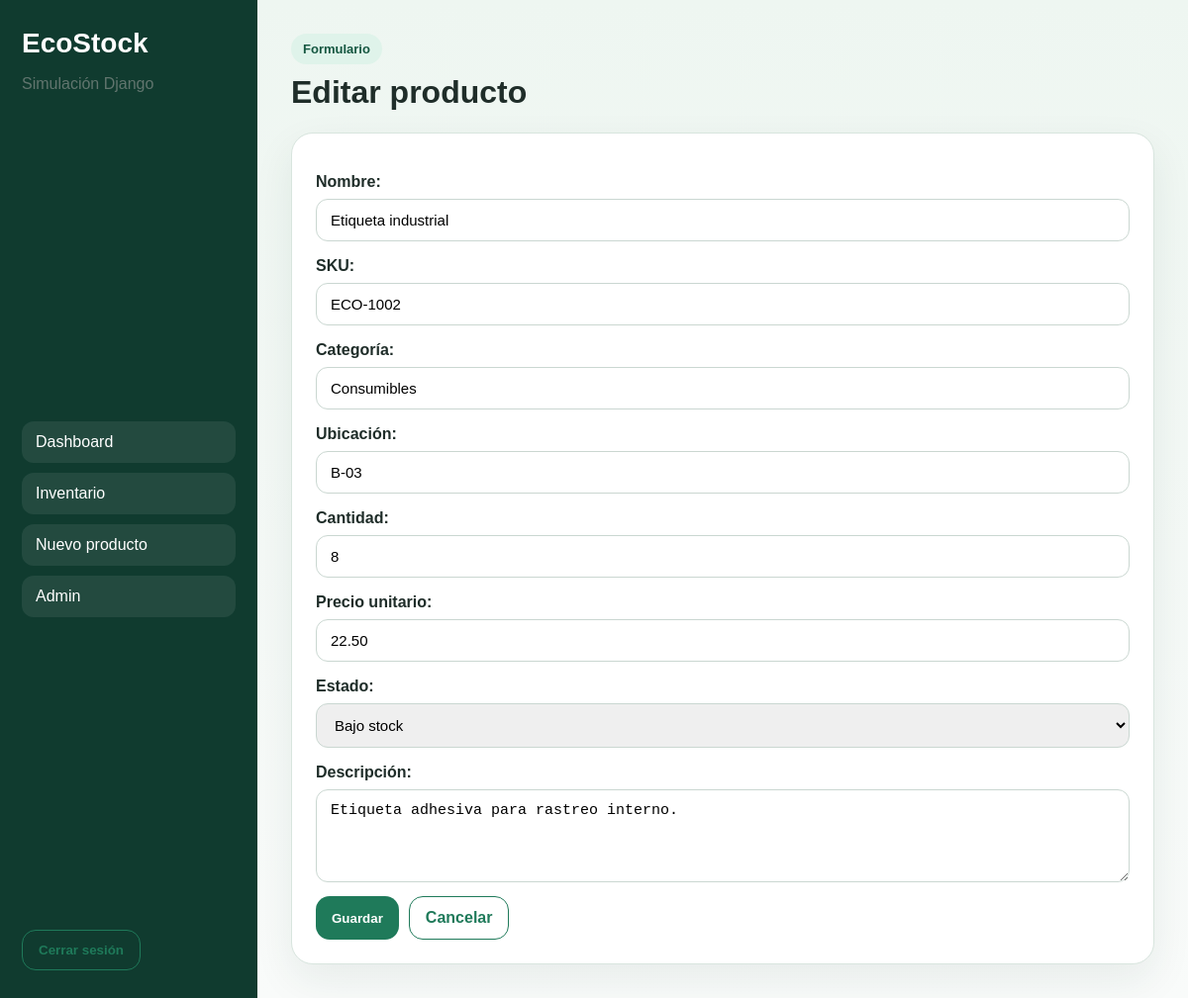
The page /productos/2/editar/ (signed in) on the database its author committed.
### inventory/models.py (models this page shows, shortened)
class Product(models.Model):
    STATUS_CHOICES = [
        ("Disponible", "Disponible"),
        ("Bajo stock", "Bajo stock"),
        ("Agotado", "Agotado"),
    ]
    name = models.CharField("Nombre", max_length=120)
    sku = models.CharField("SKU", max_length=30, unique=True)
    category = models.CharField("Categoría", max_length=60)
    location = models.CharField("Ubicación", max_length=80)
    quantity = models.PositiveIntegerField("Cantidad", default=0)
    unit_price = models.DecimalField("Precio unitario", max_digits=10, decimal_places=2, default=0)
    status = models.CharField("Estado", max_length=20, choices=STATUS_CHOICES, default="Disponible")
    description = models.TextField("Descripción", blank=True)
    created_at = models.DateTimeField("Creado", auto_now_add=True)
    updated_at = models.DateTimeField("Actualizado", auto_now=True)
    class Meta:
        ordering = ["name"]
        verbose_name = "Producto"
        verbose_name_plural = "Productos"

### inventory/views.py (the view)
# urls.py: path("productos/<int:pk>/editar/", product_update, name="product_update"),
@login_required
def product_update(request, pk):
    product = get_object_or_404(Product, pk=pk)
    form = ProductForm(request.POST or None, instance=product)
    if request.method == "POST" and form.is_valid():
        form.save()
        messages.success(request, "Producto actualizado correctamente.")
        return redirect("product_list")
    return render(request, "inventory/product_form.html", {"form": form, "title": "Editar producto", "product": product})

### inventory/forms.py
class ProductForm(forms.ModelForm):
    class Meta:
        model = Product
        fields = [
            "name",
            "sku",
            "category",
            "location",
            "quantity",
            "unit_price",
            "status",
            "description",
        ]
        widgets = {
            "description": forms.Textarea(attrs={"rows": 4}),
        }

### templates/inventory/product_form.html (shortened to what this page needs)
{% extends 'base.html' %}
{% block content %}
<section class="page-header">
  <span class="badge">Formulario</span>
  <h2>{{ title }}</h2>
</section>
<form method="post" class="card form-grid">
  {{ form.as_p }}
  <div class="form-actions">
    <button class="btn" type="submit">Guardar</button>
    <a class="btn btn-outline" href="/productos/">Cancelar</a>
  </div>
</form>
{% endblock %}

### static/css/styles.css (style rules this page uses)
:root { --bg: #f4f8f6; --card: #ffffff; --line: #d8e5de; --text: #1f2d29; --muted: #61756e; --primary: #1f7a5a; --primary-dark: #155741; --danger: #b42318; --shadow: 0 16px 40px rgba(26, 60, 46, 0.08); }
* { box-sizing: border-box; }
body { margin: 0; font-family: Arial, Helvetica, sans-serif; background: linear-gradient(180deg, #eef6f1 0%, #f9fbfa 100%); color: var(--text); }
a { text-decoration: none; }
.card { background: var(--card); border: 1px solid var(--line); border-radius: 22px; box-shadow: var(--shadow); padding: 24px; }
.badge { display: inline-block; background: #dff3ea; color: var(--primary-dark); padding: 8px 12px; border-radius: 999px; font-size: 13px; font-weight: 700; }
.btn { border: none; border-radius: 14px; background: var(--primary); color: white; padding: 12px 16px; font-weight: 700; cursor: pointer; display: inline-block; }
.btn-outline { background: transparent; color: var(--primary); border: 1px solid var(--primary); }
.field, form p { display: grid; gap: 8px; margin-bottom: 14px; }
input, select, textarea { width: 100%; padding: 12px 14px; border-radius: 12px; border: 1px solid #cad7d1; font-size: 15px; }
label { font-weight: 700; }
.page-header { margin-bottom: 22px; }
.page-header h2 { margin: 10px 0 6px; font-size: 32px; }
.form-grid p { margin-bottom: 12px; }
.form-actions { display: flex; gap: 10px; margin-top: 14px; }

### rows shown on the page
Product: name "Etiqueta industrial", sku "ECO-1002", category "Consumibles", location "B-03", quantity "8", unit_price "22.50", status "Bajo stock", description "Etiqueta adhesiva para rastreo interno."

### other values the page prints
{{ title }} "Editar producto"
